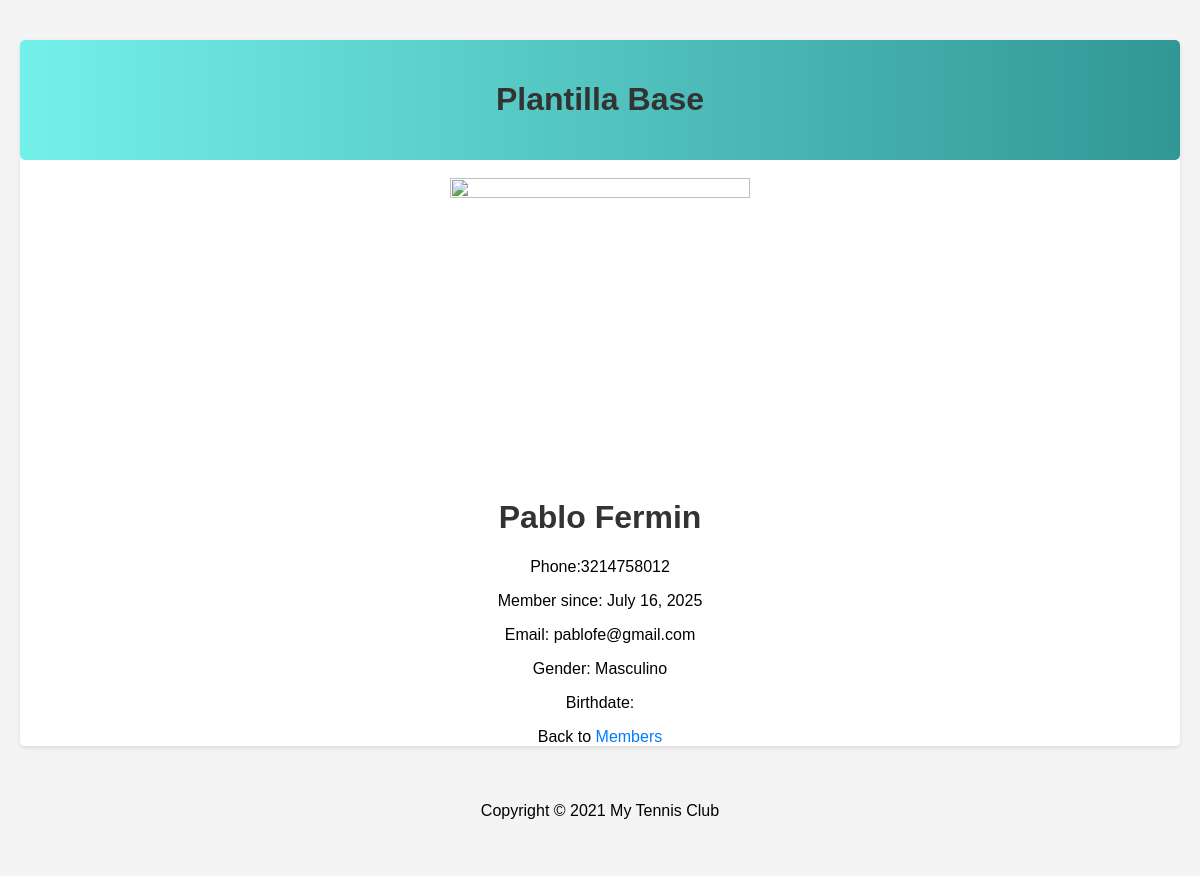
Screenshot of /members/details/9 with the database file from the repository.
### members/models.py (models this page shows, shortened)
class Member(models.Model):
    firstname = models.CharField(max_length=255)
    lastname = models.CharField(max_length=255)
    phone = models.IntegerField(null=True)
    joined_date = models.DateField(null=True)
    gender = models.CharField(max_length=255, null=True)
    birth_date = models.DateField(null=True)
    email = models.EmailField(max_length=255, null=True)

### members/views.py (the view)
# urls.py: path('members/details/<int:id>', views.details, name='details'),
def details(request, id):
    mymember = Member.objects.get(id=id)
    template = loader.get_template('details.html')
    context = {
        'mymember': mymember,
    }
    return HttpResponse(template.render(context, request))

### members/templates/details.html (shortened to what this page needs)
        {% extends "master.html" %}
        {% block content %}
        <h1>{{ mymember.firstname }} {{ mymember.lastname }}</h1>
        <p>Phone:{{ mymember.phone }}</p>
        <p>Member since: {{ mymember.joined_date }}</p>
        <p>Email: {{ mymember.email }}</p>
        <p>Gender: {{ mymember.gender }}</p>
        <p>Birthdate: {{ mymember.birthdate }}</p>
        <p>Back to <a href="/members">Members</a></p>
        {% endblock %}

### members/templates/master.html (style rules this page uses)
body { font-family: Arial, sans-serif; background-color: #f4f4f4; margin: 0; padding: 20px; }
h1 { color: #333; text-align: center; }
a { text-decoration: none; color: #007BFF; }

### rows the page displays
Member: firstname "Pablo", lastname "Fermin", phone "3214758012", joined_date "July 16, 2025", email "pablofe@gmail.com", gender "Masculino"
